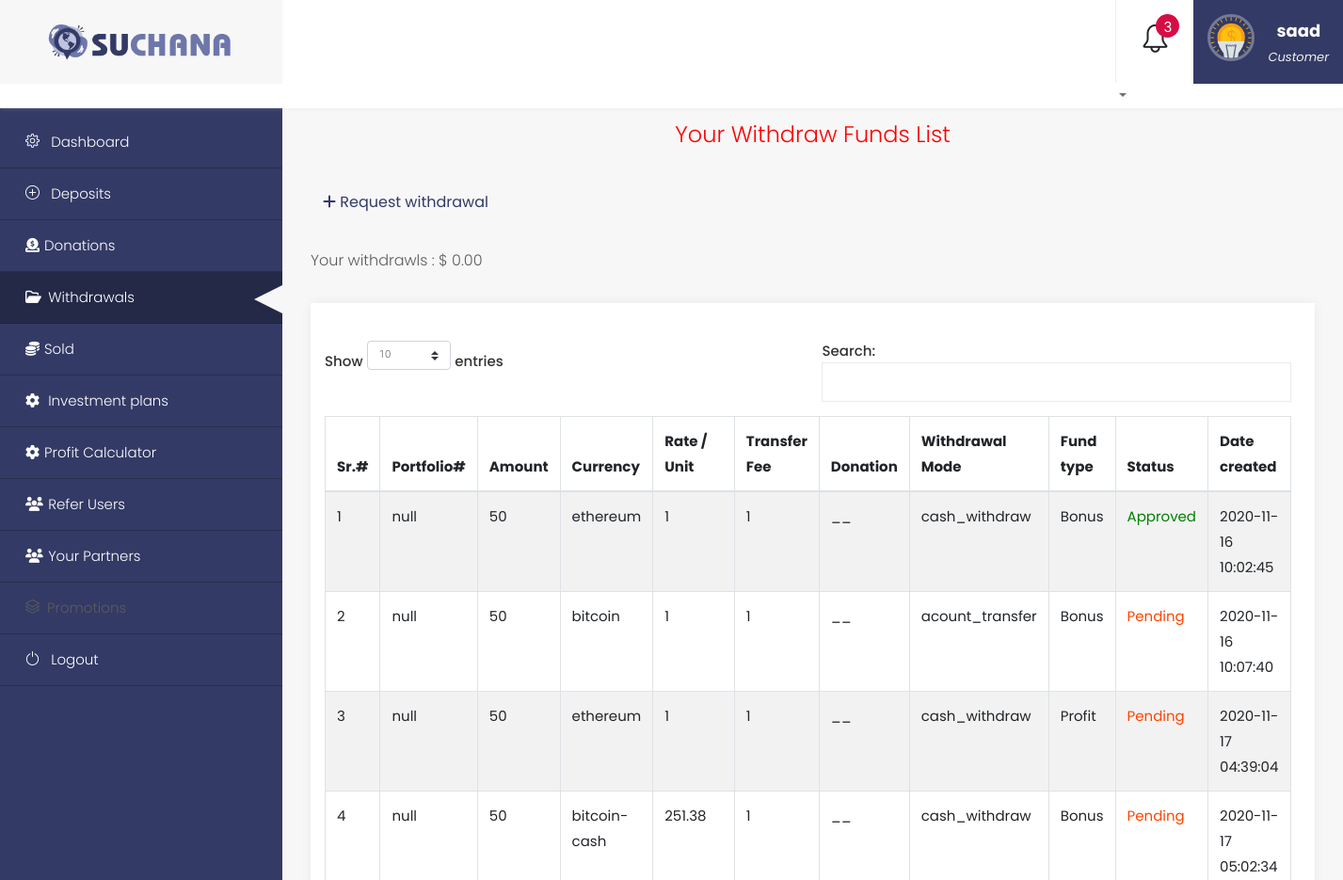
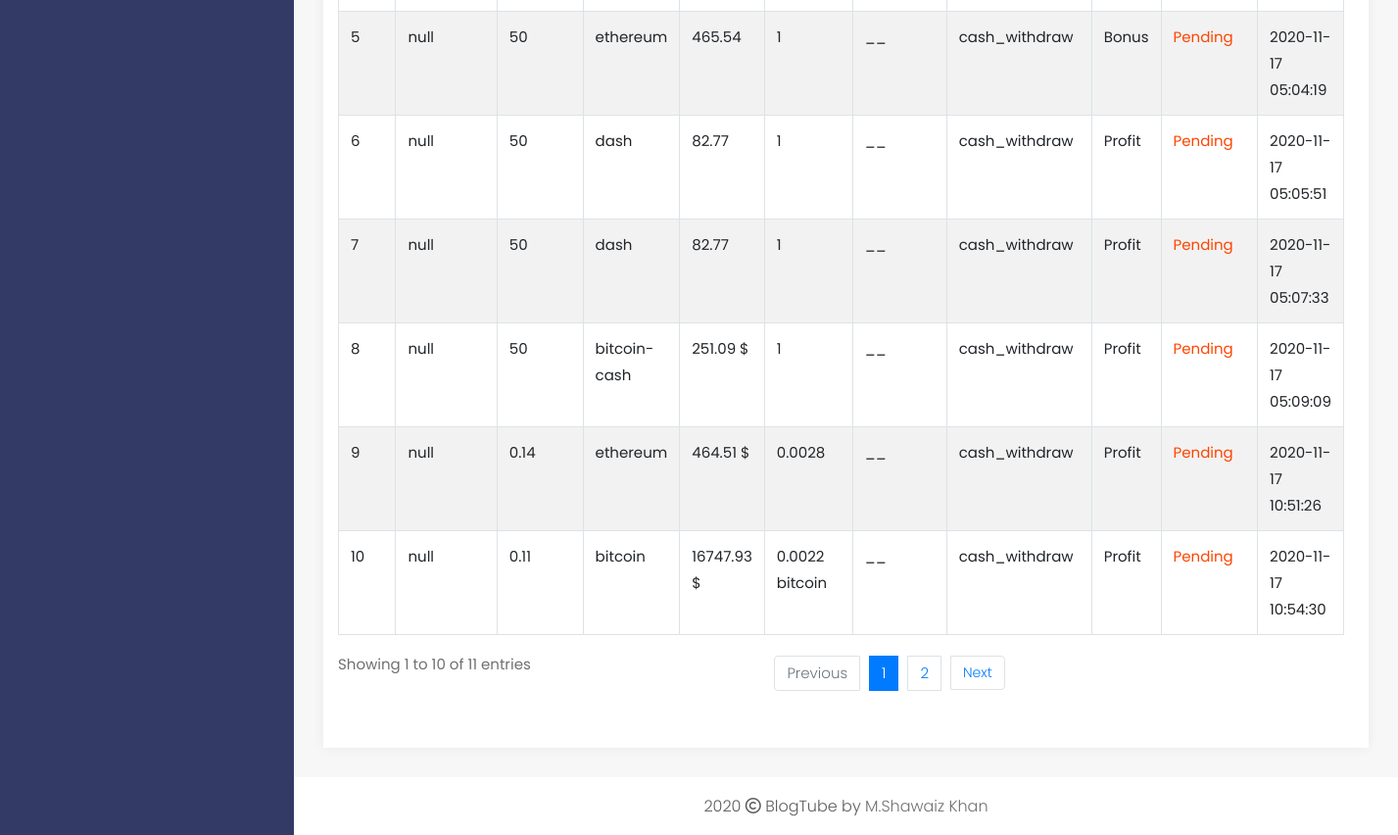
The page /user_admin/Withdraw.php (signed in) on the database its author committed (2 pictures, top to bottom).
### tables this page shows
CREATE TABLE `user_profile` (
  `id` int(11) NOT NULL,
  `username` varchar(255) NOT NULL,
  `email` varchar(255) NOT NULL,
  `password` varchar(225) NOT NULL,
  `contact` varchar(30) NOT NULL,
  `user_id` varchar(30) NOT NULL,
  `parent_id` varchar(30) DEFAULT NULL,
  `user_img` varchar(255) NOT NULL DEFAULT 'https://www.gravatar.com/avatar/205e460b479e2e5b48aec07710c08d50?d=mp&f=y',
  `country` varchar(255) NOT NULL,
  `investment_plan` varchar(30) NOT NULL,
  `bank_name` varchar(225) NOT NULL,
  `account_title` varchar(255) NOT NULL,
  `iban` varchar(225) NOT NULL,
  `acc_holder_ph` int(30) NOT NULL,
  `next_of_kin` varchar(225) NOT NULL
);

CREATE TABLE `user_withdrawls` (
  `id` int(11) NOT NULL,
  `sr_no` int(11) NOT NULL,
  `user_id` varchar(255) NOT NULL,
  `portfolio_no` varchar(255) DEFAULT NULL,
  `amount` varchar(255) NOT NULL,
  `rate` varchar(225) NOT NULL,
  `currency` varchar(255) NOT NULL,
  `transfer_fee` varchar(255) NOT NULL,
  `donation` varchar(255) DEFAULT NULL,
  `withdraw_mode` varchar(255) NOT NULL,
  `fund_type` varchar(225) NOT NULL,
  `status` varchar(255) NOT NULL DEFAULT 'Pending',
  `create_date` timestamp NOT NULL DEFAULT current_timestamp()
);

### user_admin/Withdraw.php (the view, shortened to what this page needs)
<?php include_once 'inc/header.php';
include_once 'inc/user_profile_db.php'; ?>
</head>
<body>
    <div id="container-wrapper">
        <div id="dashboard">
            <?php $thisPage = 'withdraw'; ?>
            <?php include_once 'inc/nav.php'; ?>
            <div class="dashboard-content">
               <h3 class="title1" style="margin-bottom: 35px;">Your Withdraw Funds List</h3>
               <a class="btn btn-default" href="#" data-toggle="modal" data-target="#donateFormModal" style="margin-bottom: 28px;"><i class="fa fa-plus"></i> Request withdrawal</a>
               <div style="text-align: left; margin-bottom: 31px;">
                <?php
                  $user_id = $_SESSION['user_id'];
                  $sum = $pdo->query("SELECT SUM(amount) FROM `user_withdrawls` WHERE `user_id`='$user_id' AND `status`='Approved'")->fetchColumn();
                ?>
                  <p>Your withdrawls : $ <?php echo $sum? $sum : "0.00" ; ?></p>
                </div>
                <div class="dashboard-form">
                    <div class="row">
                        <div class="table-reponsive box">
                            <table id="example" class="table table-striped table-bordered">
                                <thead>
                                    <tr>
                                        <th>Sr.#</th>
                                        <th>Portfolio#</th>
                                        <th>Amount</th>
                                        <th>Currency</th>
                                        <th>Rate / Unit</th>
                                        <th>Transfer Fee</th>
                                        <th>Donation</th>
                                        <th>Withdrawal Mode</th>
                                        <th>Fund type</th>
                                        <th>Status</th>
                                        <th>Date created</th>
                                    </tr>
                                </thead>
                                <tbody>
                                  <?php $all_withdrawls = $pdo->query("SELECT * FROM `user_withdrawls`")->fetchAll(PDO::FETCH_ASSOC); ?>
                                  <?php for ($i=0; $i < count($all_withdrawls); $i++) { ?>
                                      <tr>
                                        <td><?php echo $all_withdrawls[$i]['sr_no']; ?></td>
                                        <td><?php echo $all_withdrawls[$i]['portfolio_no'] ? $all_withdrawls[$i]['portfolio_no'] : "null" ; ?></td>
                                        <td><?php echo $all_withdrawls[$i]['amount']; ?></td>
                                        <td><?php echo $all_withdrawls[$i]['currency']; ?></td>
                                        <td><?php echo $all_withdrawls[$i]['rate']; ?></td>
                                        <td><?php echo $all_withdrawls[$i]['transfer_fee']; ?></td>
                                        <td><?php echo $all_withdrawls[$i]['donation'] ? $all_withdrawls[$i]['donation'] : "__" ; ?>
                                        <td><?php echo $all_withdrawls[$i]['withdraw_mode']; ?></td>
                                        <td><?php echo $all_withdrawls[$i]['fund_type']; ?></td>
                                        <?php
                                          if($all_withdrawls[$i]['status'] == "Pending"){ $st_color='orangered'; }else{ $st_color='green'; }
                                        ?>
                                        <td style="color:<?php echo $st_color; ?>"><?php echo $all_withdrawls[$i]['status']; ?></td>
                                        <td><?php echo $all_withdrawls[$i]['create_date']; ?></td>
                                    </tr>
                                  <?php } ?>
                                </tbody>
                            </table>
                        </div>
                    </div>
                </div>
            </div>
            <?php include_once 'inc/copyrights.php'; ?>
        </div>
    </div>
</body>
</html>

### user_admin/inc/nav.php (shortened to what this page needs)
<?php
        $username = $_SESSION['username'];
        $user_data = $pdo->query("SELECT * FROM `user_profile` WHERE `username`='{$username}'")->fetch(PDO::FETCH_ASSOC);
        $user_img = $user_data['user_img'];
?>
           <div class="dashboard-sticky-nav">
                <div class="content-left pull-left">
                    <a href="index.php"><img src="images/logo.png" alt="logo"></a>
                </div>
                <div class="content-right pull-right">
                    <div class="search-bar">
                    </div>
                    <div class="dropdown">
                        <a href="profile.php">
                            <div class="profile-sec">
                                <div class="dash-image">
                                    <?php ($user_img === ("https://www.gravatar.com/avatar/205e460b479e2e5b48aec07710c08d50?d=mp&f=y")) ? ($img_variable="$user_img") : ($img_variable="images/user_img/$user_img"); ?>
                                    <img  src=<?php echo $img_variable; ?> alt="user photo">
                                </div>
                                <div class="dash-content">
                                    <h4><?php echo $username; ?></h4>
                                    <span>Customer</span>
                                </div>
                            </div>
                        </a>
                    </div>
                    <div class="dropdown">
                        <a class="dropdown-toggle" data-toggle="dropdown">
                            <div class="dropdown-item">
                                <i class="sl sl-icon-bell"></i>
                                <span class="notify">3</span>
                            </div>
                        </a>
                    </div>
                </div>
            </div>
            <div class="dashboard-nav">
                <div class="dashboard-nav-inner">
                     <ul>
                        <li <?php echo 'index' == $thisPage ? "class='active'" : ''; ?> ><a href="index.php"><i class="sl sl-icon-settings"></i> Dashboard</a></li>
                        <li <?php echo 'deposit' == $thisPage ? "class='active'" : ''; ?> ><a href="deposit.php"><i class="sl sl-icon-plus"></i> Deposits</a></li>
                        <li <?php echo 'donations' == $thisPage ? "class='active'" : ''; ?> ><a href="Donations.php"><i class="fas fa-donate"></i>Donations</a></li>
                        <li <?php echo 'withdraw' == $thisPage ? "class='active'" : ''; ?> ><a href="Withdraw.php"><i class="far fa-folder-open"></i> Withdrawals</a></li>
                        <li <?php echo 'sold' == $thisPage ? "class='active'" : ''; ?> ><a href="Sold.php"><i class="fas fa-coins"></i>Sold</a></li>
                        <li <?php echo 'investmentplans' == $thisPage ? "class='active'" : ''; ?> ><a href="Investmentplans.php"><i class="fas fa-cog"></i> Investment plans</a></li>
                        <li <?php echo 'profitcalculator' == $thisPage ? "class='active'" : ''; ?> ><a href="profitcalculator.php"><i class="fas fa-cog"></i>Profit Calculator</a></li>
                        <li <?php echo 'referusers' == $thisPage ? "class='active'" : ''; ?> ><a href="Referusers.php"><i class="fas fa-users"></i> Refer Users</a></li>
                        <li <?php echo 'referralpartners' == $thisPage ? "class='active'" : ''; ?> ><a href="ReferralPartners.php"><i class="fas fa-users"></i> Your Partners</a></li>
                        <li <?php echo 'promotions' == $thisPage ? "class='active'" : ''; ?> >
                            <a><i class="sl sl-icon-layers"></i>Promotions</a>
                        </li>
                        <li><a href="logout.php"><i class="sl sl-icon-power"></i> Logout</a></li>
                    </ul>
                </div>
            </div>

### user_admin/css/default.css (style rules this page uses)
* { margin: 0; padding: 0; border: 0; outline: 0; font-size: 100%; background: transparent; box-sizing: border-box; }
ol, ul { list-style: none; }
* { margin: 0; padding: 0; }
body { margin: 0; padding: 0; font-size: 15px; background: #ffffff; font-family: 'Poppins', sans-serif; overflow-x: hidden; color: #384252; }
h1,h2,h3,h4,h5,h6 { margin-bottom: 15px; color: #2a2f52; font-family: 'Poppins', sans-serif; margin-top:0; font-weight: 700; line-height: 1.5; }
h3 { font-size: 24px; }
h4 { font-size: 18px; }
p { font-weight: 300; line-height:1.6; margin-bottom: 15px; color: #5d5c5c; font-size: 15px; }
ul { margin: 0; padding: 0; }
ul li { font-size: 15px; font-weight: 300; margin-bottom: 15px; line-height: 1.5; color: #5d5c5c!important; position: relative; display:inline-block; }
a { color: #333a65; background-image: linear-gradient(to right, #ffffff, #ffffff); background-position: left 87%; background-repeat: no-repeat; transition: all ease-in-out 0.5s; background-size: 0px 2px; padding-bottom: 6px; }
img { max-width: 100%; }

### user_admin/css/style.css (style rules this page uses)
.title1 { text-align: center; font-weight: 300; color: red; }

### user_admin/inc/header.php (style rules this page uses)
:root { overflow-x: scroll; }

### rows shown on the page
user_profile: user_img (picture)
user_withdrawls: sr_no "1", shows "null", amount "50", currency "ethereum", rate "1", transfer_fee "1", shows "__", withdraw_mode "cash_withdraw", fund_type "Bonus", status "Approved", create_date "2020-11-16 10:02:45"
user_withdrawls: sr_no "2", shows "null", amount "50", currency "bitcoin", rate "1", transfer_fee "1", shows "__", withdraw_mode "acount_transfer", fund_type "Bonus", status "Pending", create_date "2020-11-16 10:07:40"
user_withdrawls: sr_no "3", shows "null", amount "50", currency "ethereum", rate "1", transfer_fee "1", shows "__", withdraw_mode "cash_withdraw", fund_type "Profit", status "Pending", create_date "2020-11-17 04:39:04"
user_withdrawls: sr_no "4", shows "null", amount "50", currency "bitcoin-cash", rate "251.38", transfer_fee "1", shows "__", withdraw_mode "cash_withdraw", fund_type "Bonus", status "Pending", create_date "2020-11-17 05:02:34"
user_withdrawls: sr_no "5", shows "null", amount "50", currency "ethereum", rate "465.54", transfer_fee "1", shows "__", withdraw_mode "cash_withdraw", fund_type "Bonus", status "Pending", create_date "2020-11-17 05:04:19"
user_withdrawls: sr_no "6", shows "null", amount "50", currency "dash", rate "82.77", transfer_fee "1", shows "__", withdraw_mode "cash_withdraw", fund_type "Profit", status "Pending", create_date "2020-11-17 05:05:51"
user_withdrawls: sr_no "7", shows "null", amount "50", currency "dash", rate "82.77", transfer_fee "1", shows "__", withdraw_mode "cash_withdraw", fund_type "Profit", status "Pending", create_date "2020-11-17 05:07:33"
user_withdrawls: sr_no "8", shows "null", amount "50", currency "bitcoin-cash", rate "251.09 $", transfer_fee "1", shows "__", withdraw_mode "cash_withdraw", fund_type "Profit", status "Pending", create_date "2020-11-17 05:09:09"
user_withdrawls: sr_no "9", shows "null", amount "0.14", currency "ethereum", rate "464.51 $", transfer_fee "0.0028", shows "__", withdraw_mode "cash_withdraw", fund_type "Profit", status "Pending", create_date "2020-11-17 10:51:26"
user_withdrawls: sr_no "10", shows "null", amount "0.11", currency "bitcoin", rate "16747.93 $", transfer_fee "0.0022 bitcoin", shows "__", withdraw_mode "cash_withdraw", fund_type "Profit", status "Pending", create_date "2020-11-17 10:54:30"

### other values the page prints
$username "saad"
